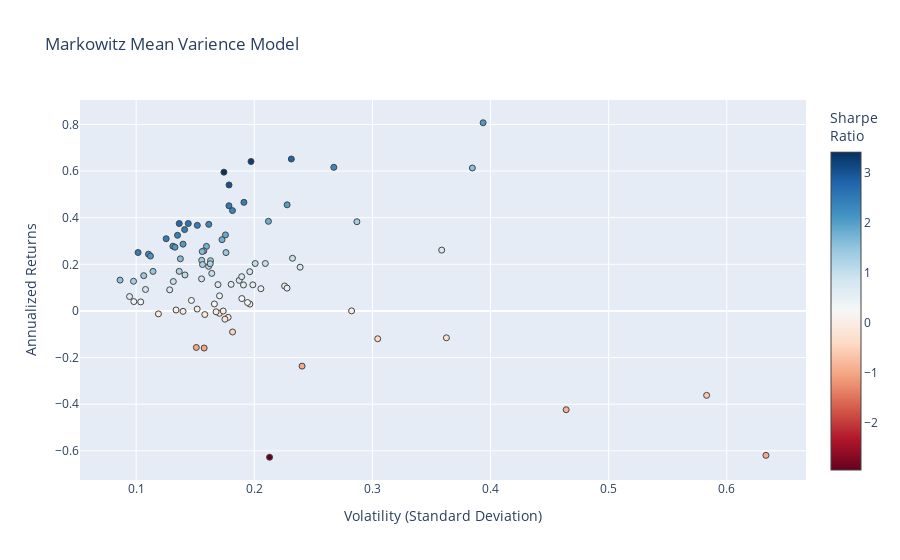

Write notebook code for a chart like this one.
### Code cell
hover_texts = [
    f"{ticker} <br>Volatility: {vol:.2f} <br>Returns: {ret:.2%} <br>Sharpe Ratio: {sr:.2f}"
    for ticker, vol, ret, sr in zip(names, volatility, annualized_returns, sharpe_ratios)
]

fig = go.Figure(data=go.Scatter(
    x=volatility, 
    y=annualized_returns, 
    mode='markers',
    hoverinfo='text',
    hovertext=hover_texts,
    marker=dict(color=sharpe_ratios, colorscale = 'RdBu', size=6, line=dict(width=1), colorbar=dict(title="Sharpe<br>Ratio")
    )
))

fig.update_layout(
    title='Markowitz Mean Varience Model',
    xaxis_title='Volatility (Standard Deviation)',
    yaxis_title='Annualized Returns',
)

fig.show()

### Figure 1 — Plotly figure (JSON) as saved in the notebook; plotly's stock layout.template omitted (floating-point values rounded to 4 significant figures)
{"data": [{"hoverinfo": "text", "hovertext": ["PM_adj_close <br>Volatility: 0.14 <br>Returns: -0.16% <br>Sharpe Ratio: -0.01", "LMT_adj_close <br>Volatility: 0.11 <br>Returns: 24.36% <br>Sharpe Ratio: 2.21", "TSLA_adj_close <br>Volatility: 0.36 <br>Returns: 26.10% <br>Sharpe Ratio: 0.73", "WMT_adj_close <br>Volatility: 0.18 <br>Returns: 43.06% <br>Sharpe Ratio: 2.37", "DUK_adj_close <br>Volatility: 0.09 <br>Returns: 6.18% <br>Sharpe Ratio: 0.66", "BSX_adj_close <br>Volatility: 0.17 <br>Returns: -1.01% <br>Sharpe Ratio: -0.06", "ORCL_adj_close <br>Volatility: 0.19 <br>Returns: 13.13% <br>Sharpe Ratio: 0.70", "SNAP_adj_close <br>Volatility: 0.63 <br>Returns: -61.94% <br>Sharpe Ratio: -0.98", "CAT_adj_close <br>Volatility: 0.20 <br>Returns: 64.11% <br>Sharpe Ratio: 3.25", "JNJ_adj_close <br>Volatility: 0.11 <br>Returns: 16.97% <br>Sharpe Ratio: 1.49", "XOM_adj_close <br>Volatility: 0.10 <br>Returns: 3.88% <br>Sharpe Ratio: 0.37", "WFC_adj_close <br>Volatility: 0.17 <br>Returns: 6.48% <br>Sharpe Ratio: 0.38", "SYY_adj_close <br>Volatility: 0.16 <br>Returns: 19.12% <br>Sharpe Ratio: 1.19", "META_adj_close <br>Volatility: 0.17 <br>Returns: 30.58% <br>Sharpe Ratio: 1.77", "AAPL_adj_close <br>Volatility: 0.18 <br>Returns: 25.04% <br>Sharpe Ratio: 1.42", "MSFT_adj_close <br>Volatility: 0.15 <br>Returns: 36.72% <br>Sharpe Ratio: 2.42", "MRK_adj_close <br>Volatility: 0.15 <br>Returns: -15.66% <br>Sharpe Ratio: -1.04", "ABT_adj_close <br>Volatility: 0.14 <br>Returns: 28.67% <br>Sharpe Ratio: 2.05", "ABBV_adj_close <br>Volatility: 0.18 <br>Returns: 54.05% <br>Sharpe Ratio: 3.03", "SYK_adj_close <br>Volatility: 0.16 <br>Returns: 21.73% <br>Sharpe Ratio: 1.40", "PEP_adj_close <br>Volatility: 0.10 <br>Returns: 12.73% <br>Sharpe Ratio: 1.30", "RDY_adj_close <br>Volatility: 0.30 <br>Returns: -11.92% <br>Sharpe Ratio: -0.39", "BTI_adj_close <br>Volatility: 0.19 <br>Returns: 11.15% <br>Sharpe Ratio: 0.58", "MDT_adj_close <br>Volatility: 0.15 <br>Returns: 0.82% <br>Sharpe Ratio: 0.05", "VZ_adj_close <br>Volatility: 0.17 <br>Returns: 11.30% <br>Sharpe Ratio: 0.67", "VRTX_adj_close <br>Volatility: 0.38 <br>Returns: 61.33% <br>Sharpe Ratio: 1.59", "MCD_adj_close <br>Volatility: 0.14 <br>Returns: 37.50% <br>Sharpe Ratio: 2.75", "HON_adj_close <br>Volatility: 0.10 <br>Returns: 25.07% <br>Sharpe Ratio: 2.47", "GOOG_adj_close <br>Volatility: 0.16 <br>Returns: 27.71% <br>Sharpe Ratio: 1.74", "TMO_adj_close <br>Volatility: 0.16 <br>Returns: 21.55% <br>Sharpe Ratio: 1.32", "PFE_adj_close <br>Volatility: 0.11 <br>Returns: 9.22% <br>Sharpe Ratio: 0.85", "MO_adj_close <br>Volatility: 0.18 <br>Returns: -2.75% <br>Sharpe Ratio: -0.15", "DHR_adj_close <br>Volatility: 0.13 <br>Returns: 9.07% <br>Sharpe Ratio: 0.71", "PYPL_adj_close <br>Volatility: 0.23 <br>Returns: 65.17% <br>Sharpe Ratio: 2.82", "EMR_adj_close <br>Volatility: 0.16 <br>Returns: 20.27% <br>Sharpe Ratio: 1.25", "GILD_adj_close <br>Volatility: 0.19 <br>Returns: 5.32% <br>Sharpe Ratio: 0.28", "GS_adj_close <br>Volatility: 0.20 <br>Returns: 2.94% <br>Sharpe Ratio: 0.15", "SAP_adj_close <br>Volatility: 0.14 <br>Returns: 22.38% <br>Sharpe Ratio: 1.63", "AMZN_adj_close <br>Volatility: 0.21 <br>Returns: 38.44% <br>Sharpe Ratio: 1.81", "UNH_adj_close <br>Volatility: 0.14 <br>Returns: 34.90% <br>Sharpe Ratio: 2.48", "INTC_adj_close <br>Volatility: 0.18 <br>Returns: 32.63% <br>Sharpe Ratio: 1.86", "GM_adj_close <br>Volatility: 0.19 <br>Returns: 14.71% <br>Sharpe Ratio: 0.78", "GIS_adj_close <br>Volatility: 0.17 <br>Returns: -0.03% <br>Sharpe Ratio: -0.00", "SO_adj_close <br>Volatility: 0.12 <br>Returns: -1.26% <br>Sharpe Ratio: -0.11", "GE_adj_close <br>Volatility: 0.21 <br>Returns: -62.75% <br>Sharpe Ratio: -2.95", "DIS_adj_close <br>Volatility: 0.16 <br>Returns: -1.54% <br>Sharpe Ratio: -0.10", "ETN_adj_close <br>Volatility: 0.16 <br>Returns: 13.76% <br>Sharpe Ratio: 0.89", "DE_adj_close <br>Volatility: 0.18 <br>Returns: 45.12% <br>Sharpe Ratio: 2.53", "NKE_adj_close <br>Volatility: 0.23 <br>Returns: 10.70% <br>Sharpe Ratio: 0.47", "NFLX_adj_close <br>Volatility: 0.29 <br>Returns: 38.28% <br>Sharpe Ratio: 1.33", "CVX_adj_close <br>Volatility: 0.14 <br>Returns: 15.44% <br>Sharpe Ratio: 1.09", "K_adj_close <br>Volatility: 0.18 <br>Returns: -9.01% <br>Sharpe Ratio: -0.50", "KR_adj_close <br>Volatility: 0.36 <br>Returns: -11.51% <br>Sharpe Ratio: -0.32", "AMD_adj_close <br>Volatility: 0.58 <br>Returns: -36.20% <br>Sharpe Ratio: -0.62", "NVDA_adj_close <br>Volatility: 0.39 <br>Returns: 80.73% <br>Sharpe Ratio: 2.05", "UA_adj_close <br>Volatility: 0.46 <br>Returns: -42.37% <br>Sharpe Ratio: -0.91", "T_adj_close <br>Volatility: 0.18 <br>Returns: -3.53% <br>Sharpe Ratio: -0.20", "AEP_adj_close <br>Volatility: 0.11 <br>Returns: 15.15% <br>Sharpe Ratio: 1.42", "SRE_adj_close <br>Volatility: 0.13 <br>Returns: 0.42% <br>Sharpe Ratio: 0.03", "RMD_adj_close <br>Volatility: 0.20 <br>Returns: 20.34% <br>Sharpe Ratio: 1.01", "BMY_adj_close <br>Volatility: 0.18 <br>Returns: 11.41% <br>Sharpe Ratio: 0.63", "IBM_adj_close <br>Volatility: 0.16 <br>Returns: -15.90% <br>Sharpe Ratio: -1.01", "COST_adj_close <br>Volatility: 0.20 <br>Returns: 11.21% <br>Sharpe Ratio: 0.56", "HD_adj_close <br>Volatility: 0.14 <br>Returns: 32.45% <br>Sharpe Ratio: 2.40", "TXN_adj_close <br>Volatility: 0.16 <br>Returns: 37.14% <br>Sharpe Ratio: 2.30", "BIIB_adj_close <br>Volatility: 0.23 <br>Returns: 9.80% <br>Sharpe Ratio: 0.43", "ISRG_adj_close <br>Volatility: 0.19 <br>Returns: 46.59% <br>Sharpe Ratio: 2.44", "MMM_adj_close <br>Volatility: 0.13 <br>Returns: 27.77% <br>Sharpe Ratio: 2.12", "REGN_adj_close <br>Volatility: 0.28 <br>Returns: 0.03% <br>Sharpe Ratio: 0.00", "V_adj_close <br>Volatility: 0.13 <br>Returns: 30.98% <br>Sharpe Ratio: 2.47", "GOOGL_adj_close <br>Volatility: 0.16 <br>Returns: 25.77% <br>Sharpe Ratio: 1.64", "BA_adj_close <br>Volatility: 0.17 <br>Returns: 59.54% <br>Sharpe Ratio: 3.42", "NEE_adj_close <br>Volatility: 0.11 <br>Returns: 23.55% <br>Sharpe Ratio: 2.10", "CPB_adj_close <br>Volatility: 0.24 <br>Returns: -23.67% <br>Sharpe Ratio: -0.98", "F_adj_close <br>Volatility: 0.17 <br>Returns: 3.00% <br>Sharpe Ratio: 0.18", "CRM_adj_close <br>Volatility: 0.16 <br>Returns: 25.48% <br>Sharpe Ratio: 1.63", "BAC_adj_close <br>Volatility: 0.21 <br>Returns: 20.36% <br>Sharpe Ratio: 0.97", "QCOM_adj_close <br>Volatility: 0.24 <br>Returns: 18.78% <br>Sharpe Ratio: 0.79", "MS_adj_close <br>Volatility: 0.20 <br>Returns: 16.83% <br>Sharpe Ratio: 0.86", "ADBE_adj_close <br>Volatility: 0.23 <br>Returns: 45.54% <br>Sharpe Ratio: 2.00", "ZBH_adj_close <br>Volatility: 0.19 <br>Returns: 3.62% <br>Sharpe Ratio: 0.19", "MA_adj_close <br>Volatility: 0.14 <br>Returns: 37.50% <br>Sharpe Ratio: 2.60", "LLY_adj_close <br>Volatility: 0.15 <br>Returns: 4.51% <br>Sharpe Ratio: 0.31", "JPM_adj_close <br>Volatility: 0.16 <br>Returns: 19.92% <br>Sharpe Ratio: 1.28", "KO_adj_close <br>Volatility: 0.09 <br>Returns: 13.24% <br>Sharpe Ratio: 1.53", "BABA_adj_close <br>Volatility: 0.27 <br>Returns: 61.61% <br>Sharpe Ratio: 2.30", "RTX_adj_close <br>Volatility: 0.14 <br>Returns: 16.98% <br>Sharpe Ratio: 1.24", "ACN_adj_close <br>Volatility: 0.13 <br>Returns: 27.35% <br>Sharpe Ratio: 2.06", "PG_adj_close <br>Volatility: 0.10 <br>Returns: 4.02% <br>Sharpe Ratio: 0.41", "EXC_adj_close <br>Volatility: 0.13 <br>Returns: 12.63% <br>Sharpe Ratio: 0.96", "EW_adj_close <br>Volatility: 0.23 <br>Returns: 22.60% <br>Sharpe Ratio: 0.97", "CMCSA_adj_close <br>Volatility: 0.21 <br>Returns: 9.55% <br>Sharpe Ratio: 0.46", "CSCO_adj_close <br>Volatility: 0.16 <br>Returns: 16.11% <br>Sharpe Ratio: 0.98", "AMGN_adj_close <br>Volatility: 0.17 <br>Returns: -0.36% <br>Sharpe Ratio: -0.02"], "marker": {"color": [-0.01179, 2.206, 0.7279, 2.372, 0.655, -0.05938, 0.7015, -0.9782, 3.25, 1.485, 0.3735, 0.3801, 1.185, 1.771, 1.423, 2.419, -1.038, 2.052, 3.026, 1.398, 1.302, -0.3916, 0.5845, 0.0541, 0.6676, 1.595, 2.748, 2.467, 1.737, 1.323, 0.8542, -0.1544, 0.7062, 2.817, 1.246, 0.2808, 0.15, 1.628, 1.813, 2.475, 1.858, 0.7768, -0.001732, -0.1059, -2.947, -0.09731, 0.8859, 2.527, 0.4739, 1.334, 1.093, -0.496, -0.3175, -0.621, 2.051, -0.913, -0.2013, 1.424, 0.03112, 1.013, 0.6326, -1.009, 0.5638, 2.404, 2.3, 0.4303, 2.436, 2.118, 0.001131, 2.471, 1.638, 3.416, 2.101, -0.9843, 0.1802, 1.634, 0.9725, 0.7863, 0.8579, 1.999, 0.1862, 2.602, 0.3075, 1.276, 1.533, 2.305, 1.244, 2.059, 0.4104, 0.9605, 0.9728, 0.4645, 0.9824, -0.02118], "colorbar": {"title": {"text": "Sharpe<br>Ratio"}}, "colorscale": [[0, "rgb(103,0,31)"], [0.1, "rgb(178,24,43)"], [0.2, "rgb(214,96,77)"], [0.3, "rgb(244,165,130)"], [0.4, "rgb(253,219,199)"], [0.5, "rgb(247,247,247)"], [0.6, "rgb(209,229,240)"], [0.7, "rgb(146,197,222)"], [0.8, "rgb(67,147,195)"], [0.9, "rgb(33,102,172)"], [1, "rgb(5,48,97)"]], "line": {"width": 1}, "size": 6}, "mode": "markers", "type": "scatter", "x": [0.1397, 0.1104, 0.3586, 0.1815, 0.09441, 0.1705, 0.1872, 0.6332, 0.1972, 0.1143, 0.1039, 0.1706, 0.1614, 0.1727, 0.176, 0.1518, 0.1509, 0.1397, 0.1786, 0.1555, 0.09778, 0.3045, 0.1908, 0.1517, 0.1693, 0.3846, 0.1365, 0.1016, 0.1595, 0.163, 0.1079, 0.1779, 0.1284, 0.2314, 0.1627, 0.1895, 0.1963, 0.1374, 0.212, 0.141, 0.1756, 0.1893, 0.1737, 0.1188, 0.213, 0.1581, 0.1554, 0.1786, 0.2257, 0.2869, 0.1413, 0.1816, 0.3627, 0.5829, 0.3937, 0.464, 0.1751, 0.1064, 0.1338, 0.2008, 0.1804, 0.1576, 0.1988, 0.135, 0.1615, 0.2277, 0.1912, 0.1311, 0.2824, 0.1254, 0.1573, 0.1743, 0.1121, 0.2404, 0.1662, 0.1559, 0.2094, 0.2388, 0.1962, 0.2278, 0.1943, 0.1441, 0.1468, 0.1562, 0.08636, 0.2673, 0.1365, 0.1328, 0.09803, 0.1315, 0.2323, 0.2056, 0.164, 0.1677], "y": [-0.001647, 0.2436, 0.261, 0.4306, 0.06184, -0.01012, 0.1313, -0.6194, 0.6411, 0.1697, 0.0388, 0.06484, 0.1912, 0.3058, 0.2504, 0.3672, -0.1566, 0.2867, 0.5405, 0.2173, 0.1273, -0.1192, 0.1115, 0.008205, 0.113, 0.6133, 0.375, 0.2507, 0.2771, 0.2155, 0.09217, -0.02746, 0.09067, 0.6517, 0.2027, 0.05321, 0.02945, 0.2238, 0.3844, 0.349, 0.3263, 0.1471, -0.0003009, -0.01259, -0.6275, -0.01539, 0.1376, 0.4512, 0.107, 0.3828, 0.1544, -0.09007, -0.1151, -0.362, 0.8073, -0.4237, -0.03526, 0.1515, 0.004163, 0.2034, 0.1141, -0.159, 0.1121, 0.3245, 0.3714, 0.09799, 0.4659, 0.2777, 0.0003192, 0.3098, 0.2577, 0.5954, 0.2355, -0.2367, 0.02996, 0.2548, 0.2036, 0.1878, 0.1683, 0.4554, 0.03617, 0.375, 0.04513, 0.1992, 0.1324, 0.6161, 0.1698, 0.2735, 0.04023, 0.1263, 0.226, 0.09549, 0.1611, -0.003551]}], "layout": {"title": {"text": "Markowitz Mean Varience Model"}, "xaxis": {"title": {"text": "Volatility (Standard Deviation)"}}, "yaxis": {"title": {"text": "Annualized Returns"}}}}
